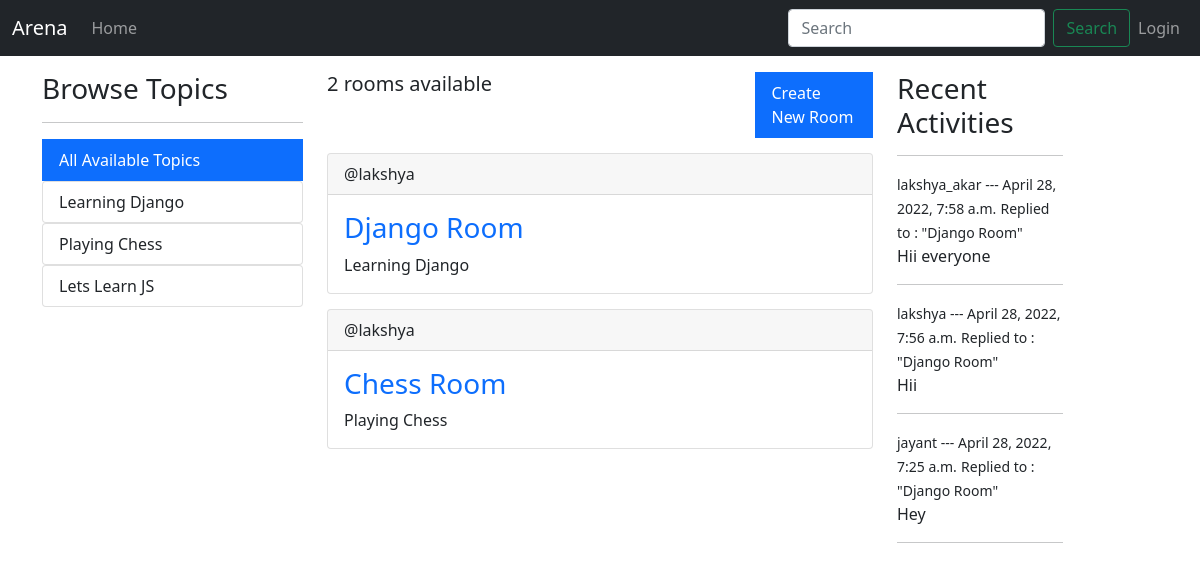
/, run on an earlier commit of the app's database.
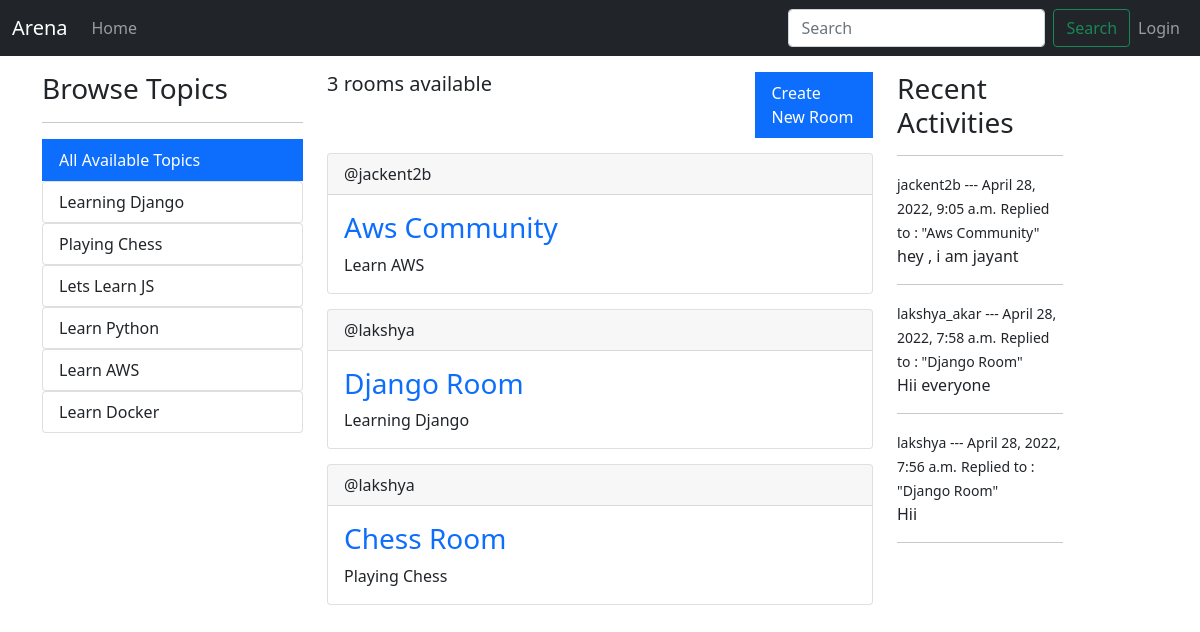
And on a later commit of the database.
### myapp/models.py (models this page shows, shortened)
class Topic(models.Model):
    name = models.CharField(max_length=100)

class Room(models.Model):
    host =  models.ForeignKey(User, on_delete=models.SET_NULL, null= True)
    topic = models.ForeignKey(Topic, on_delete=models.SET_NULL, null= True)
    name = models.CharField(max_length=100)
    description = models.TextField(null=True, blank=True)
    participants = models.ManyToManyField(User,related_name='participants', blank=True)
    updated = models.DateField(auto_now=True)
    created = models.DateTimeField(auto_now_add=True)
    class Meta:
        ordering = ['-updated','-created']
    def __str__(self):
        return self.name

class Message(models.Model):
    user = models.ForeignKey(User,on_delete=models.CASCADE)
    room = models.ForeignKey(Room,on_delete=models.CASCADE)
    body = models.TextField()
    updated = models.DateField(auto_now=True)
    created = models.DateTimeField(auto_now_add=True)
    class Meta:
        ordering = ['-updated','-created']

### myapp/views.py (the view)
# urls.py: 2. Add a URL to urlpatterns:  path('', views.home, name='home')
def home(request):
    q = request.GET.get('q') if request.GET.get('q') != None else ''
    rooms = Room.objects.filter(
        Q(topic__name__icontains = q) | Q(name__icontains = q) | Q(description__icontains = q)
    )
    topics = Topic.objects.all()
    room_count = rooms.count()
    room_messages = Message.objects.filter(
        Q(room__topic__name__icontains=q))[0:3]
    context = {"rooms":rooms , "topics":topics, "room_count":room_count, 'room_messages': room_messages}
    return render(request, "home.html",context)

### templates/home.html
{% extends 'main.html' %} {%block content%}
<div class="container">
  <div class="row">
    <div class="col-3">{% include 'topics.html' %}</div>
    <div class="col-6">{%include 'feed_component.html'%}</div>
    <div class="col-2">{% include 'activity_component.html' %}</div>
  </div>
</div>
{%endblock content%}

### templates/main.html (shortened to what this page needs)
<!DOCTYPE html>
<html lang="en">
  <head>
    <link
      href="https://cdn.jsdelivr.net/npm/bootstrap@5.1.3/dist/css/bootstrap.min.css"
      rel="stylesheet"
    />
  </head>
  <body>
    {% include 'navbar.html' %}
    <div style="margin-top: 1rem">{%block content%} {%endblock content%}</div>
  </body>
</html>

### templates/navbar.html (shortened to what this page needs)
<nav class="navbar navbar-expand-lg navbar-dark bg-dark">
  <div class="container-fluid">
    <a class="navbar-brand" href="/">Arena</a>
    <div class="collapse navbar-collapse" id="navbarSupportedContent">
      <ul class="navbar-nav me-auto mb-2 mb-lg-0">
        <li class="nav-item active">
          <a class="nav-link" href="/">Home </a>
        </li>
      </ul>
      <form class="d-flex" method="GET" action="{% url 'home' %}">
        <input
          class="form-control me-2"
          placeholder="Search"
          aria-label="Search"
          type="text"
          name="q"
          placeholder="Search Rooms"
        />
        <button class="btn btn-outline-success" type="submit">Search</button>
      </form>
      <ul class="navbar-nav mb-2 mb-lg-0">
        {% if request.user.is_authenticated %}
        <li class="nav-item active">
          <a class="nav-link" href="/">{{request.user}} </a>
        </li>
        <li class="nav-item active">
          <a class="nav-link" href="/logout">Logout </a>
        </li>
        {% else %}
        <li class="nav-item active">
          <a class="nav-link" href="/login">Login </a>
        </li>
        {% endif %}
      </ul>
    </div>
  </div>
</nav>

### templates/topics.html
<div>
  <h3>Browse Topics</h3>
  <hr />
  <a
    href="{% url 'home' %}"
    class="list-group-item list-group-item-action active"
    aria-current="true"
  >
    All Available Topics
  </a>
  {% for topic in topics%}
  <div class="list-group">
    <a
      href="{% url 'home' %}?q={{topic.name}}"
      class="list-group-item list-group-item-action"
      >{{topic.name}}</a
    >
  </div>
  {%endfor%}
</div>

### templates/feed_component.html (shortened to what this page needs)
<div class="row">
  <div class="col-9">
    <h5>{{room_count}} rooms available</h5>
  </div>
  <div class="col-3">
    <a
      href="{% url 'create-room' %}"
      class="list-group-item list-group-item-action active"
      aria-current="true"
    >
      Create New Room
    </a>
  </div>
</div>
<div>
  {% for room in rooms%}
  <div class="card" style="margin-top: 15px">
    <div class="card-header">
      <span>@{{room.host.username}}</span>
    </div>
    <div class="card-body">
      <h3 class="card-title">
        <a style="text-decoration: none" href="/room/{{room.id}}"
          >{{room.name}}</a
        >
      </h3>
      <p class="card-text">{{room.topic.name}}</p>
    </div>
  </div>
  {% endfor %}
</div>

### templates/activity_component.html (shortened to what this page needs)
<h3>Recent Activities</h3>
<hr />
{% for message in room_messages %}
<div>
  <small>{{message.user}} --- {{message.created}}</small>
  <small>Replied to : "{{message.room}}"</small>
  <p>{{message.body}}</p>
  <hr />
</div>
{% endfor %}

What changed in the data, as far as the page shows it:
no longer on this page (row unchanged): Message: user "jayant", created "April 28, 2022, 7:25 a.m.", room "Django Room", body "Hey"
added Topic: name "Learn Python"
added Topic: name "Learn AWS"
added Topic: name "Learn Docker"
added Room: host.username "jackent2b", name "Aws Community", topic.name "Learn AWS"
added Message: user "jackent2b", created "April 28, 2022, 9:05 a.m.", room "Aws Community", body "hey , i am jayant"
Also different on the page:
{{ room_count }}: "2" → "3"
